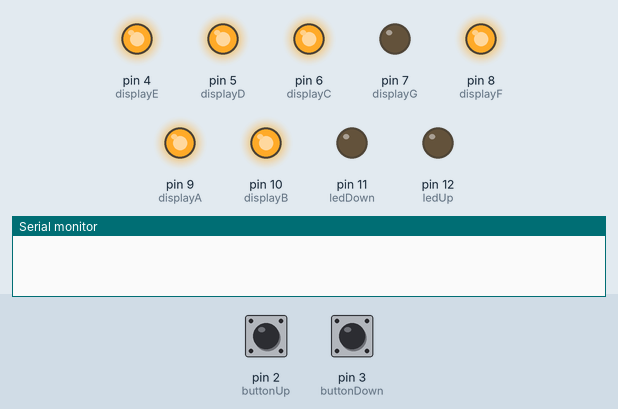
Simulated run of this sketch. Board: Arduino Uno, built with avr-gcc and run on an emulated ATmega328P. Shown: output pins drawn as LEDs (lit = HIGH), the last lines printed to the serial monitor. The inputs (shaded band) are chosen by the test bench; at power-on: pin 2 (buttonUp) LOW, pin 3 (buttonDown) LOW.

Above: at 1.2 s.
1.3 s: pin 2 (buttonUp) pulled HIGH for 1 s
At 2.8 s:
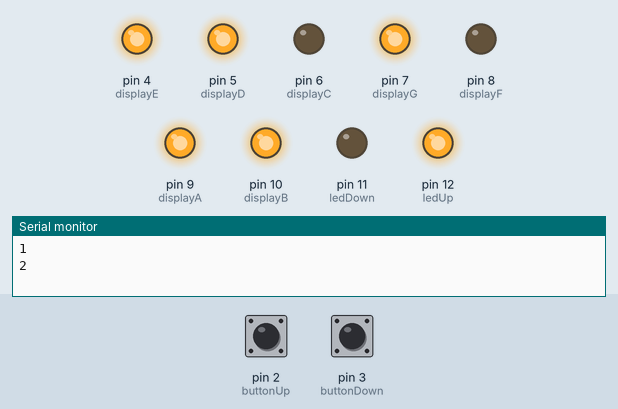
3.8 s: pin 3 (buttonDown) pulled HIGH for 0.15 s
At 5.5 s:
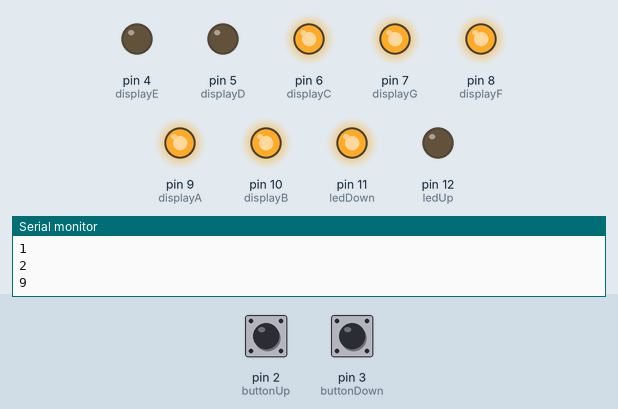
5.8 s: pin 2 (buttonUp) pulled HIGH for 0.15 s
At 7.1 s:
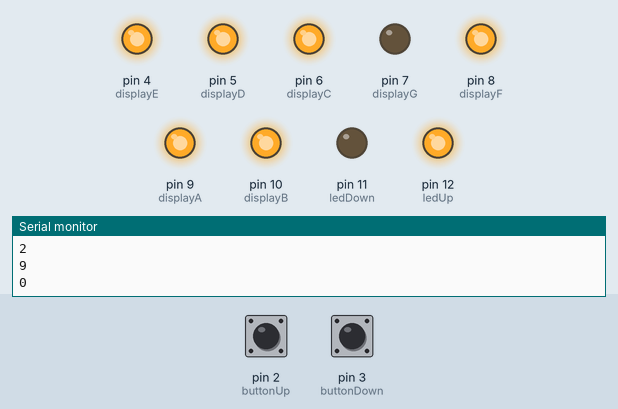
7.8 s: pin 3 (buttonDown) pulled HIGH for 1 s
At 8.2 s:
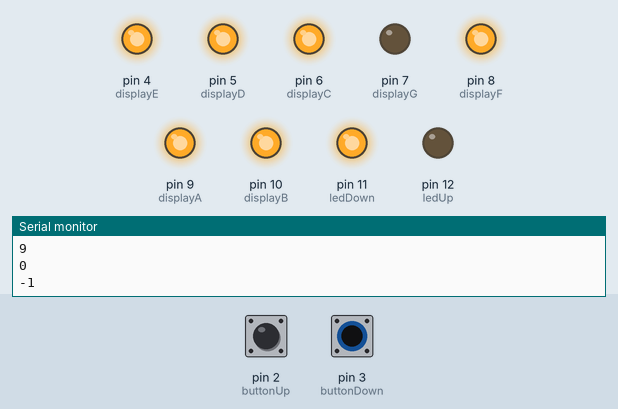
10.3 s: pin 2 (buttonUp) pulled HIGH for 3.2 s
At 15.0 s:
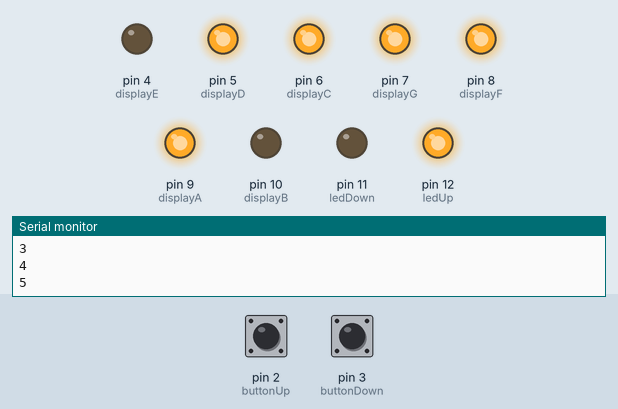
15.3 s: pin 3 (buttonDown) pulled HIGH for 0.15 s
At 15.7 s:
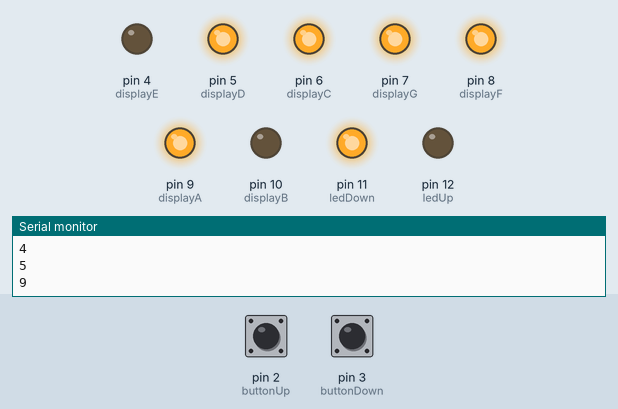
Timing chart, 0 to 18.3 s (numbered marks = the images above; inputs shaded):
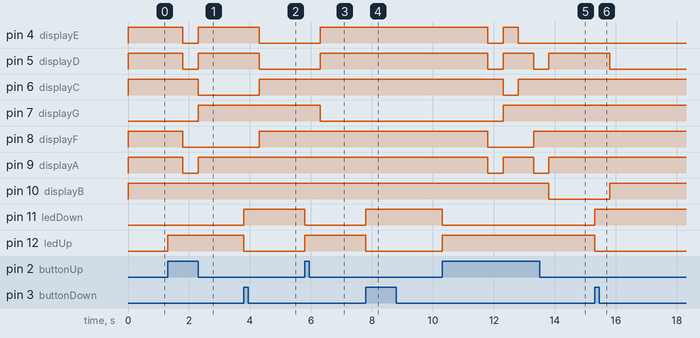

The sketch:

led7.ino
```cpp
#define buttonUp   2
#define buttonDown 3

#define displayA  9 //A
#define displayB 10 //B
#define displayC  6 //C
#define displayD  5 //D
#define displayE  4 //E
#define displayF  8 //F
#define displayG  7 //G

#define ledUp   12
#define ledDown 11

int contador = 0;

void setup() {
  Serial.begin(9600);
  pinMode(buttonUp,INPUT);
  pinMode(buttonDown,INPUT);

  pinMode(displayA,OUTPUT);
  pinMode(displayB,OUTPUT);
  pinMode(displayC,OUTPUT);
  pinMode(displayD,OUTPUT);
  pinMode(displayE,OUTPUT);
  pinMode(displayF,OUTPUT);
  pinMode(displayG,OUTPUT);
  pinMode(ledUp,OUTPUT);
  pinMode(ledDown,OUTPUT);
}

void loop() {
    if(digitalRead(buttonUp)) {
        digitalWrite(ledUp, HIGH);
        digitalWrite(ledDown, LOW);
        contador++;
        if(contador>9){
            contador = 0;
        }
        Serial.println(contador);
        delay(500);
    }
    if(digitalRead(buttonDown)) {
        digitalWrite(ledUp, LOW);
        digitalWrite(ledDown, HIGH);
        contador--;
        if(contador>0) {
            contador = 9;
        }
        Serial.println(contador);
        delay(500);
    }

    switch(contador) {
        case 0:
            cero();
            break;
        case 1:
            uno();
            break;
        case 2:
            dos();
            break;
        case 3:
            tres();
            break;
        case 4:
            cuatro();
            break;
        case 5:
            cinco();
            break;
        case 6:
            seis();
            break;
        case 7:
            siete();
            break;
        case 8:
            ocho();
            break;
        case 9:
            nueve();
            break;
    }
}

void cero() {
    digitalWrite(displayA, HIGH);
    digitalWrite(displayB, HIGH);
    digitalWrite(displayC, HIGH);
    digitalWrite(displayD, HIGH);
    digitalWrite(displayE, HIGH);
    digitalWrite(displayF, HIGH);
    digitalWrite(displayG, LOW);
}

void uno() {
    digitalWrite(displayA, LOW);
    digitalWrite(displayB, HIGH);
    digitalWrite(displayC, HIGH);
    digitalWrite(displayD, LOW);
    digitalWrite(displayE, LOW);
    digitalWrite(displayF, LOW);
    digitalWrite(displayG, LOW);
}

void dos() {
    digitalWrite(displayA, HIGH);
    digitalWrite(displayB, HIGH);
    digitalWrite(displayC, LOW);
    digitalWrite(displayD, HIGH);
    digitalWrite(displayE, HIGH);
    digitalWrite(displayF, LOW);
    digitalWrite(displayG, HIGH);
}

void tres() {
    digitalWrite(displayA, HIGH);
    digitalWrite(displayB, HIGH);
    digitalWrite(displayC, HIGH);
    digitalWrite(displayD, HIGH);
    digitalWrite(displayE, LOW);
    digitalWrite(displayF, LOW);
    digitalWrite(displayG, HIGH);
}

void cuatro() {
    digitalWrite(displayA, LOW);
    digitalWrite(displayB, HIGH);
    digitalWrite(displayC, HIGH);
    digitalWrite(displayD, LOW);
    digitalWrite(displayE, LOW);
    digitalWrite(displayF, HIGH);
    digitalWrite(displayG, HIGH);
}

void cinco() {
    digitalWrite(displayA, HIGH);
    digitalWrite(displayB, LOW);
    digitalWrite(displayC, HIGH);
    digitalWrite(displayD, HIGH);
    digitalWrite(displayE, LOW);
    digitalWrite(displayF, HIGH);
    digitalWrite(displayG, HIGH);
}

void seis() {
    digitalWrite(displayA, HIGH);
    digitalWrite(displayB, LOW);
    digitalWrite(displayC, HIGH);
    digitalWrite(displayD, HIGH);
    digitalWrite(displayE, HIGH);
    digitalWrite(displayF, HIGH);
    digitalWrite(displayG, HIGH);
}

void siete() {
    digitalWrite(displayA, HIGH);
    digitalWrite(displayB, HIGH);
    digitalWrite(displayC, HIGH);
    digitalWrite(displayD, LOW);
    digitalWrite(displayE, LOW);
    digitalWrite(displayF, LOW);
    digitalWrite(displayG, LOW);
}

void ocho() {
    digitalWrite(displayA, HIGH);
    digitalWrite(displayB, HIGH);
    digitalWrite(displayC, HIGH);
    digitalWrite(displayD, HIGH);
    digitalWrite(displayE, HIGH);
    digitalWrite(displayF, HIGH);
    digitalWrite(displayG, HIGH);
}

void nueve() {
    digitalWrite(displayA, HIGH);
    digitalWrite(displayB, HIGH);
    digitalWrite(displayC, HIGH);
    digitalWrite(displayD, LOW);
    digitalWrite(displayE, LOW);
    digitalWrite(displayF, HIGH);
    digitalWrite(displayG, HIGH);
}
```

Measured:
- after the input at 1.3 s, pin 4 (displayE), pin 5 (displayD), pin 9 (displayA): HIGH → LOW after 0.50 s, → HIGH 0.50 s later; pin 6 (displayC): HIGH → LOW after 1.0 s; pin 7 (displayG): LOW → HIGH after 1.0 s; pin 8 (displayF): HIGH → LOW after 0.50 s; pin 12 (ledUp): LOW → HIGH at once
- after the input at 3.8 s, pin 4 (displayE), pin 5 (displayD): HIGH → LOW after 0.50 s; pin 6 (displayC), pin 8 (displayF): LOW → HIGH after 0.50 s; pin 11 (ledDown): LOW → HIGH at once; pin 12 (ledUp): HIGH → LOW at once
- after the input at 5.8 s, pin 4 (displayE), pin 5 (displayD): LOW → HIGH after 0.50 s; pin 7 (displayG): HIGH → LOW after 0.50 s; pin 11 (ledDown): HIGH → LOW at once; pin 12 (ledUp): LOW → HIGH at once
- after the input at 7.8 s, pin 11 (ledDown): LOW → HIGH at once; pin 12 (ledUp): HIGH → LOW at once
- after the input at 10.3 s, pin 4 (displayE): HIGH → LOW after 1.5 s, → HIGH 0.50 s later, → LOW 0.50 s later; pin 5 (displayD): alternates HIGH for 1.0 s and LOW for 0.50 s, starting after 1.5 s
- after the input at 15.3 s, pin 5 (displayD): HIGH → LOW after 0.50 s; pin 10 (displayB): LOW → HIGH after 0.50 s; pin 11 (ledDown): LOW → HIGH at once; pin 12 (ledUp): HIGH → LOW at once
